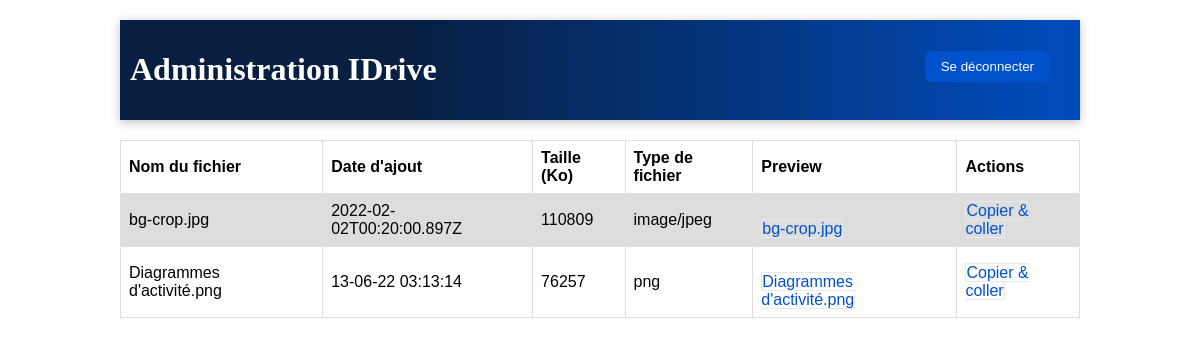
Page /IDriveWeb/Impersonate.php on the earlier database version.
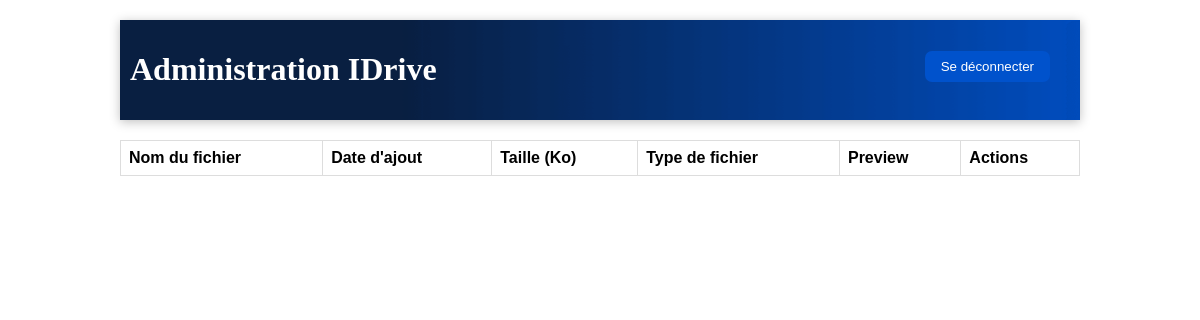
Same page on the later database version.
### tables this page shows
CREATE TABLE `docs` (
  `id` int(11) NOT NULL,
  `nom` varchar(100) NOT NULL,
  `user_id` int(11) NOT NULL,
  `upload_date` varchar(100) NOT NULL,
  `size` float NOT NULL,
  `file_type` text NOT NULL,
  `file_path` varchar(100) NOT NULL
);

### IDriveWeb/Impersonate.php (the view, shortened to what this page needs)
<!DOCTYPE html>
<html>
<head>
	<link rel="stylesheet" href="assets/css/style.css">
</head>
<body class="admin-body">
	<div class="home-item">
	<?php
	require("Connexion/Connexion_db.php");
	$session_id = $_GET['id'];
	?>
	<?php include("shared/adminHeader.php")?>
	<table class="table-view">
		<tr>
			<th>Nom du fichier</th>
			<th>Date d'ajout</th>
			<th>Taille (Ko)</th>
			<th>Type de fichier</th>
			<th>Preview</th>
			<th>Actions</th>
		</tr>
	<?php
	$sql_select = "SELECT * FROM docs WHERE user_id='$session_id'";
	$docs=$connexion->query($sql_select);
	if($docs->rowCount()>0)
	{
		while($row = $docs->fetch(PDO::FETCH_ASSOC)){
			$filename = $row["nom"];
			$upload_date = $row["upload_date"];
			$size = $row["size"];
			$file_type = $row["file_type"];
			$file_path = $row["file_path"];
			echo "
			<tr>
				<td>$filename</td>
				<td>$upload_date</td>
				<td>$size</td>
				<td>$file_type</td>
				<td>
					<object data='../IDriveMobile/public/uploads/$file_path' width='50' height='50'></object> </br>
					<a href='../IDriveMobile/public/uploads/$file_path' class='imp-style' target='_blank'>$filename</a>
				</td>
				<td> <a href='Paste.php?id=$session_id&file=$file_path'  class='imp-style'>Copier & coller</a></td>
			</tr>";
		}
	}
	?>
	</table>
</body>
</html>

Differences in the rows shown:
removed docs: nom "bg-crop.jpg", upload_date "2022-02-02T00:20:00.897Z", size "110809", file_type "image/jpeg"
removed docs: nom "Diagrammes d'activité.png", upload_date "13-06-22 03:13:14", size "76257", file_type "png"
